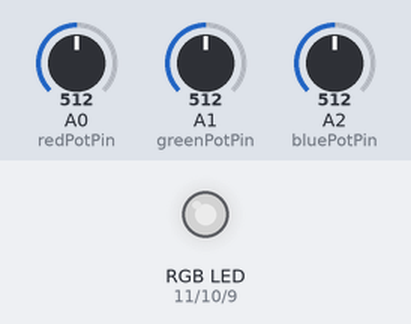
Bench run of a sketch on a simulated Arduino Uno, built with avr-gcc and run on an emulated ATmega328P. Shown: an RGB LED mixed from three pins (HIGH = lit). The inputs (shaded band) are chosen by the test bench; at power-on: A0 (redPotPin) = 512, A1 (greenPotPin) = 512, A2 (bluePotPin) = 512. Dim RGB values are drawn brighter than linear.

Above: at 1.2 s.
1.3 s: A0 (redPotPin) set to 716
At 2.4 s:
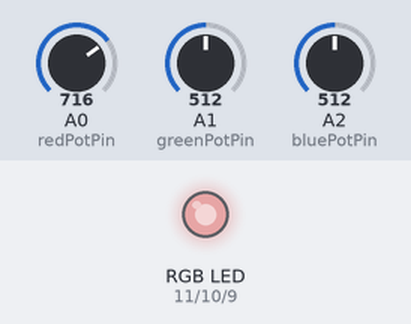
2.8 s: A1 (greenPotPin) set to 716
At 3.6 s:
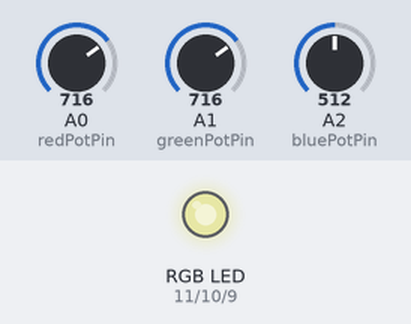
4.3 s: A2 (bluePotPin) set to 716
At 4.7 s:
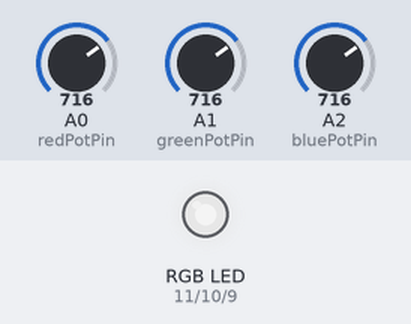
5.8 s: A0 (redPotPin) set to 900
At 7.0 s:
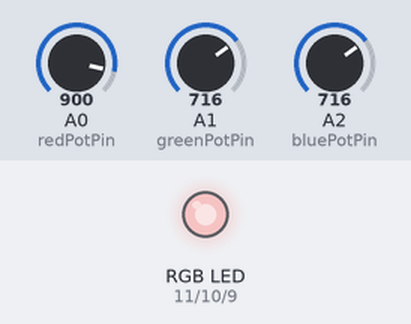
7.3 s: A1 (greenPotPin) set to 900
At 8.2 s:
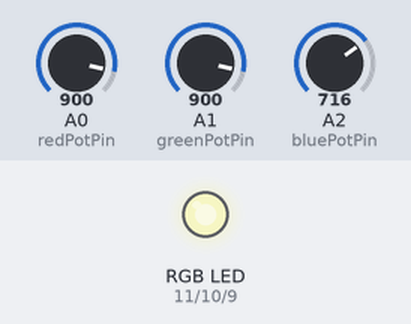
8.8 s: A2 (bluePotPin) set to 900
At 9.3 s:
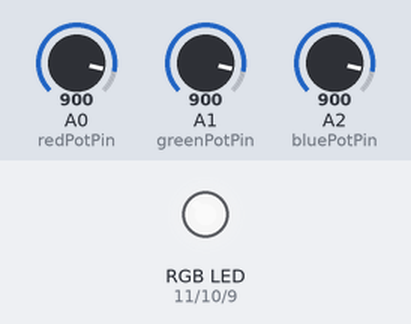
Timing chart, 0 to 11.3 s (numbered marks = the images above; inputs shaded):
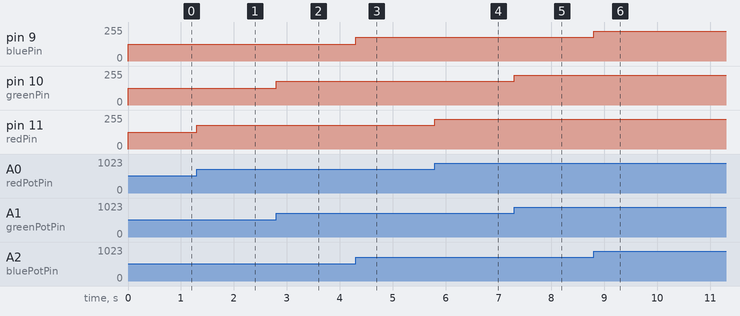

Measured:
- after the input at 1.3 s, pin 11 (redPin): 127/255 → 178/255 at once
- after the input at 2.8 s, pin 10 (greenPin): 127/255 → 178/255 at once
- after the input at 4.3 s, pin 9 (bluePin): 127/255 → 178/255 at once
- after the input at 5.8 s, pin 11 (redPin): 178/255 → 224/255 at once
- after the input at 7.3 s, pin 10 (greenPin): 178/255 → 224/255 at once
- after the input at 8.8 s, pin 9 (bluePin): 178/255 → 224/255 at once

The sketch:

code.ino
```cpp
//default values
#define MAX_POT_VALUE 1023
#define MIN_POT_VALUE 0
#define MAX_RGB_VALUE 255
#define MIN_RGB_VALUE 0

//led pins
const int redPin = 11;
const int greenPin = 10;
const int bluePin = 9;

//potentiometer pins
const int redPotPin = A0;
const int greenPotPin = A1;
const int bluePotPin = A2;

//potentiometer analog values
int redPotValue;
int greenPotValue;
int bluePotValue;

void setup()
{
  pinMode(redPotPin, INPUT);
  pinMode(greenPotPin, INPUT);
  pinMode(bluePotPin, INPUT);

  pinMode(redPin, OUTPUT);
  pinMode(greenPin, OUTPUT);
  pinMode(bluePin, OUTPUT);

  Serial.begin(9600);
}


//set led color function
void setColor(int redPotValue, int greenPotValue , int bluePotValue)
{
  analogWrite(redPin, map(redPotValue, MIN_POT_VALUE, MAX_POT_VALUE, MIN_RGB_VALUE, MAX_RGB_VALUE));
  analogWrite(greenPin, map(greenPotValue, MIN_POT_VALUE, MAX_POT_VALUE, MIN_RGB_VALUE, MAX_RGB_VALUE));
  analogWrite(bluePin, map(bluePotValue, MIN_POT_VALUE, MAX_POT_VALUE, MIN_RGB_VALUE, MAX_RGB_VALUE));
}

void loop()
{
  redPotValue = analogRead(redPotPin);
  greenPotValue = analogRead(greenPotPin);
  bluePotValue = analogRead(bluePotPin);

  setColor(redPotValue, greenPotValue, bluePotValue);
}
```
